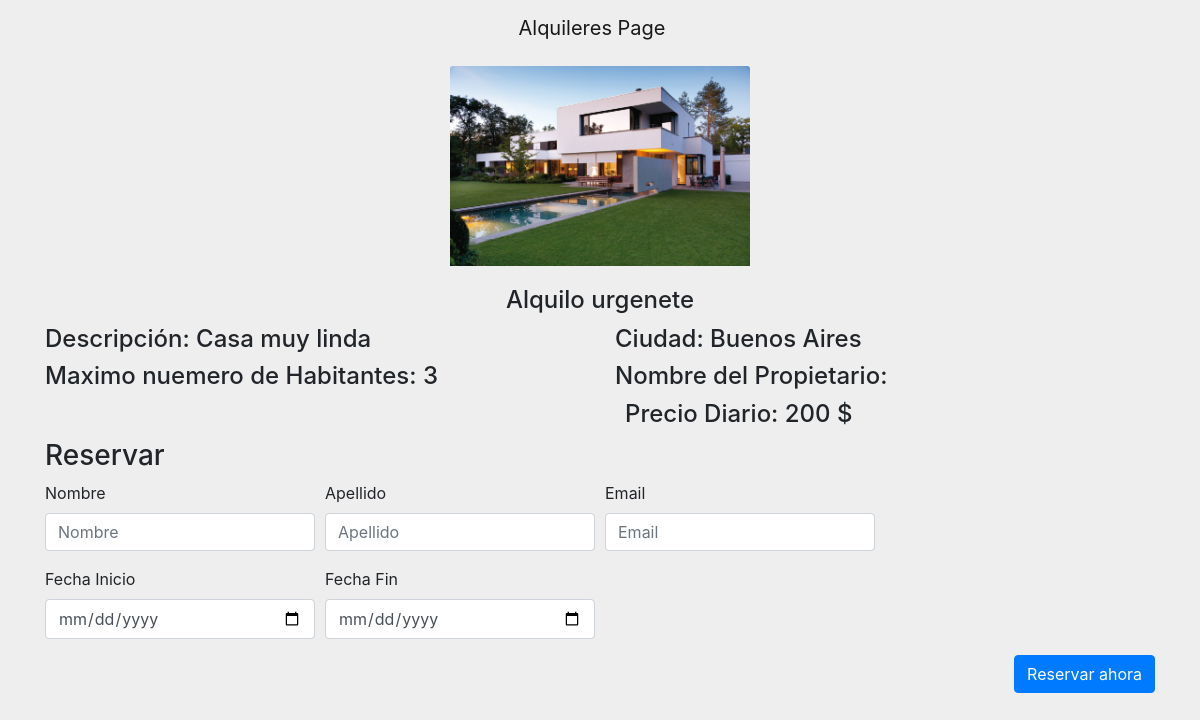
/propiedad/2, run on the app's committed database.
### alquileres/models.py (models this page shows, shortened)
class Propiedad(models.Model):
    descripcion = models.CharField(max_length=500)
    precioDiario = models.IntegerField()
    imagen = models.ImageField(upload_to='image', max_length=100)
    titulo = models.CharField(max_length=50)
    maximoHabitantes = models.IntegerField()
    ciudad = models.ForeignKey(Ciudad, null=True, blank=True, on_delete=models.CASCADE)
    class Meta:
        verbose_name_plural = "Propiedades"

class Ciudad(models.Model):
    nombre = models.CharField(max_length=200, unique=True)
    class Meta:
        verbose_name_plural = "Ciudades"
    def __str__(self):
        return self.nombre

### alquileres/views.py (the view)
# urls.py: url(r'^propiedad/(?P<propiedadid>\d+)$', detail, name="dpto"),
def detail(request, propiedadid):
    try:
        dpto = Propiedad.objects.get(id=propiedadid)
    except Propiedad.DoesNotExist:
        raise Http404("La propiedad ingresada no existe")
    return render(request, 'alquileres/oneHouse.html', {'dpto': dpto})

### templates/alquileres/oneHouse.html (shortened to what this page needs)
{% extends 'base/base.html' %}
{% block content %}
    <div class="row justify-content-center">
        {% if dpto %}
            <div class="col-mx-auto">
                <img class="card-img-top changeImageSize customMargin" src="{{ dpto.imagen.url }}"
                     alt=" imagen de la propiedad">
            </div>
            </div>
            <div class="row justify-content-center">
                <div class="col-mx-auto">
                    <h4 class="customMargin">{{ dpto.titulo }}</h4>
                </div>
            </div>
            <div class="row justify-content-center">
                <div class="col-md-6">
                    <h4>Descripción: {{ dpto.descripcion }}</h4>
                    <h4>Maximo nuemero de Habitantes: {{ dpto.maximoHabitantes }}</h4>
                </div>
                <div class="col-md-6">
                    <h4>Ciudad: {{ dpto.ciudad }}</h4>
                    <h4>Nombre del Propietario: {{ dpto.usuario }}</h4>
                    <h4 class="customMargin"> Precio Diario: {{ dpto.precioDiario }} $</h4>
                </div>
            </div>
            <h3>Reservar</h3>
            <form action="/alquileres/reservaPropiedad/" method="post">
                    <div class="form-row align-items-center">
                        <div class="form-group col-sm-3">
                            <label for="inputEmail4">Nombre</label>
                            <input type="text" name="nombre" class="form-control mb-2 mb-sm-0" placeholder="Nombre" required>
                        </div>
                        <div class="form-group col-sm-3">
                            <label for="inputEmail4">Apellido</label>
                            <input type="text" name="apellido" class="form-control" placeholder="Apellido" required>
                        </div>
                        <div class="form-group col-sm-3">
                            <label for="inputEmail4">Email</label>
                            <input type="email" name="email" class="form-control" placeholder="Email" required>
                        </div>
                    </div>
					<div class="form-row align-items-center">
						<div class="form-group col-sm-3">
                            <label for="inputEmail4">Fecha Inicio</label>
							<input type="date" name="dateFrom" class="form-control mb-2 mb-sm-0" required>
						</div>
						<div class="form-group col-sm-3">
                            <label for="inputEmail4">Fecha Fin</label>
							<input type="date" name="dateTo" class="form-control" required>
						</div>
					</div>
                    <div class="form-group float-right">
                        <button type="submit" class="btn btn-primary">Reservar ahora</button>
                    </div>
				</form>
			</div>
        {% endif %}
{% endblock %}

### templates/alquileres/oneHouse.html (style rules this page uses)
.customMargin { margin: 10px; }
.changeImageSize { max-width: 300px; max-height: 300px; }

### templates/base/base.html (style rules this page uses)
#body { background-color: #eeeeee; }

### data on the page
Propiedad: imagen (picture), titulo "Alquilo urgenete", descripcion "Casa muy linda", maximoHabitantes "3", ciudad "Buenos Aires", precioDiario "200"
